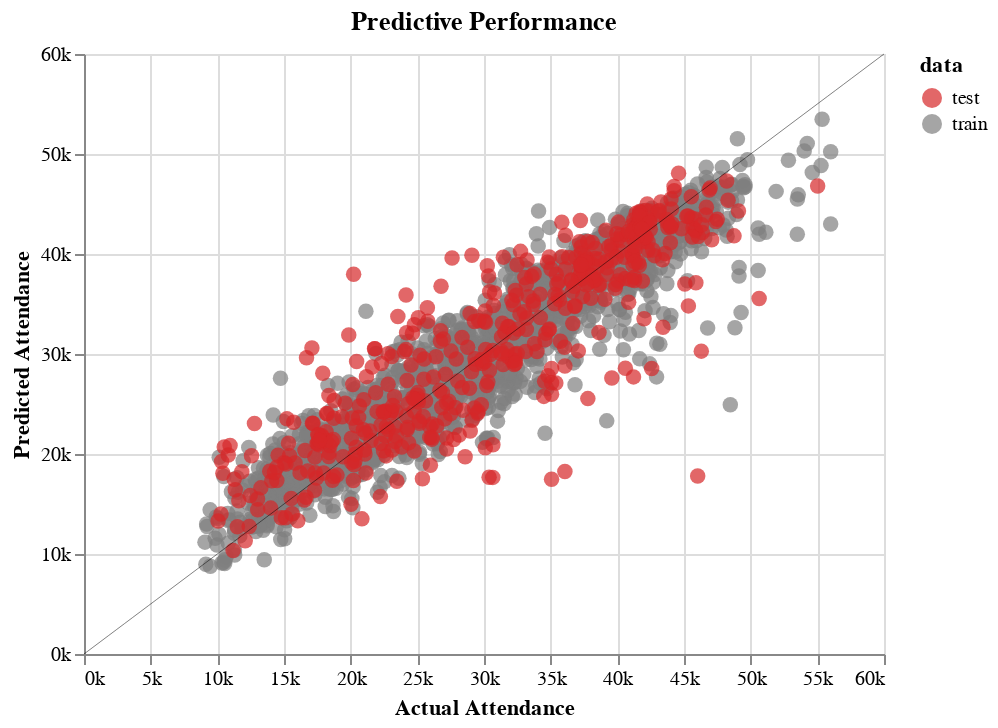

The notebook cell this image was saved under:
### Code cell
import altair as alt

scatter = alt.Chart(full_df).mark_circle(size=60).encode(
    x=alt.X('attend', axis=alt.Axis(format="~s", title='Actual Attendance')),
    y=alt.X('predicted_attend', axis=alt.Axis(format="~s", title='Predicted Attendance')),
    color=alt.Color('data', scale=alt.Scale(range=['#d62728', '#7f7f7f'])),
    tooltip=['home_team', 'opponent', 'month', 'day',
             'attend', 'predicted_attend',
             'day_of_week', 'temp', 'skies', 'day_night', 
             'cap', 'shirt', 'fireworks', 'bobblehead']
).properties(
    title='Predictive Performance'
)

overlay_df = pd.DataFrame({
    'x': np.round(np.linspace(0, 60_000, 100))
})

overlay_df['y'] = overlay_df.x

line = alt.Chart(overlay_df).mark_line(color='black', strokeWidth=0.25).encode(
    x='x', y='y'
)

scatter + line

### Figure 1 — Vega-Lite specification as saved in the notebook (floating-point values rounded to 4 significant figures; data arrays with more than 128 entries replaced by an {"elided": "..."} marker saying what was removed)
{"config": {"view": {"continuousWidth": 400, "continuousHeight": 300}}, "layer": [{"data": {"name": "data-868c6d09d27c31eec19be9fa1d56d344"}, "mark": {"type": "circle", "size": 60}, "encoding": {"color": {"type": "nominal", "field": "data", "scale": {"range": ["#d62728", "#7f7f7f"]}}, "tooltip": [{"type": "nominal", "field": "home_team"}, {"type": "nominal", "field": "opponent"}, {"type": "nominal", "field": "month"}, {"type": "quantitative", "field": "day"}, {"type": "quantitative", "field": "attend"}, {"type": "quantitative", "field": "predicted_attend"}, {"type": "nominal", "field": "day_of_week"}, {"type": "quantitative", "field": "temp"}, {"type": "nominal", "field": "skies"}, {"type": "nominal", "field": "day_night"}, {"type": "nominal", "field": "cap"}, {"type": "nominal", "field": "shirt"}, {"type": "nominal", "field": "fireworks"}, {"type": "nominal", "field": "bobblehead"}], "x": {"type": "quantitative", "axis": {"format": "~s", "title": "Actual Attendance"}, "field": "attend"}, "y": {"type": "quantitative", "axis": {"format": "~s", "title": "Predicted Attendance"}, "field": "predicted_attend"}}, "title": "Predictive Performance"}, {"data": {"name": "data-c2543cf9cc13797d360635bc0af88604"}, "mark": {"type": "line", "color": "black", "strokeWidth": 0.25}, "encoding": {"x": {"type": "quantitative", "field": "x"}, "y": {"type": "quantitative", "field": "y"}}}], "$schema": "https://vega.github.io/schema/vega-lite/v4.0.2.json", "datasets": {"data-868c6d09d27c31eec19be9fa1d56d344": {"elided": "2421 records"}, "data-c2543cf9cc13797d360635bc0af88604": [{"x": 0.0, "y": 0.0}, {"x": 606.0, "y": 606.0}, {"x": 1212.0, "y": 1212.0}, {"x": 1818.0, "y": 1818.0}, {"x": 2424.0, "y": 2424.0}, {"x": 3030.0, "y": 3030.0}, {"x": 3636.0, "y": 3636.0}, {"x": 4242.0, "y": 4242.0}, {"x": 4848.0, "y": 4848.0}, {"x": 5455.0, "y": 5455.0}, {"x": 6061.0, "y": 6061.0}, {"x": 6667.0, "y": 6667.0}, {"x": 7273.0, "y": 7273.0}, {"x": 7879.0, "y": 7879.0}, {"x": 8485.0, "y": 8485.0}, {"x": 9091.0, "y": 9091.0}, {"x": 9697.0, "y": 9697.0}, {"x": 10300.0, "y": 10300.0}, {"x": 10910.0, "y": 10910.0}, {"x": 11520.0, "y": 11520.0}, {"x": 12120.0, "y": 12120.0}, {"x": 12730.0, "y": 12730.0}, {"x": 13330.0, "y": 13330.0}, {"x": 13940.0, "y": 13940.0}, {"x": 14540.0, "y": 14540.0}, {"x": 15150.0, "y": 15150.0}, {"x": 15760.0, "y": 15760.0}, {"x": 16360.0, "y": 16360.0}, {"x": 16970.0, "y": 16970.0}, {"x": 17580.0, "y": 17580.0}, {"x": 18180.0, "y": 18180.0}, {"x": 18790.0, "y": 18790.0}, {"x": 19390.0, "y": 19390.0}, {"x": 20000.0, "y": 20000.0}, {"x": 20610.0, "y": 20610.0}, {"x": 21210.0, "y": 21210.0}, {"x": 21820.0, "y": 21820.0}, {"x": 22420.0, "y": 22420.0}, {"x": 23030.0, "y": 23030.0}, {"x": 23640.0, "y": 23640.0}, {"x": 24240.0, "y": 24240.0}, {"x": 24850.0, "y": 24850.0}, {"x": 25460.0, "y": 25460.0}, {"x": 26060.0, "y": 26060.0}, {"x": 26670.0, "y": 26670.0}, {"x": 27270.0, "y": 27270.0}, {"x": 27880.0, "y": 27880.0}, {"x": 28480.0, "y": 28480.0}, {"x": 29090.0, "y": 29090.0}, {"x": 29700.0, "y": 29700.0}, {"x": 30300.0, "y": 30300.0}, {"x": 30910.0, "y": 30910.0}, {"x": 31520.0, "y": 31520.0}, {"x": 32120.0, "y": 32120.0}, {"x": 32730.0, "y": 32730.0}, {"x": 33330.0, "y": 33330.0}, {"x": 33940.0, "y": 33940.0}, {"x": 34540.0, "y": 34540.0}, {"x": 35150.0, "y": 35150.0}, {"x": 35760.0, "y": 35760.0}, {"x": 36360.0, "y": 36360.0}, {"x": 36970.0, "y": 36970.0}, {"x": 37580.0, "y": 37580.0}, {"x": 38180.0, "y": 38180.0}, {"x": 38790.0, "y": 38790.0}, {"x": 39390.0, "y": 39390.0}, {"x": 40000.0, "y": 40000.0}, {"x": 40610.0, "y": 40610.0}, {"x": 41210.0, "y": 41210.0}, {"x": 41820.0, "y": 41820.0}, {"x": 42420.0, "y": 42420.0}, {"x": 43030.0, "y": 43030.0}, {"x": 43640.0, "y": 43640.0}, {"x": 44240.0, "y": 44240.0}, {"x": 44850.0, "y": 44850.0}, {"x": 45460.0, "y": 45460.0}, {"x": 46060.0, "y": 46060.0}, {"x": 46670.0, "y": 46670.0}, {"x": 47270.0, "y": 47270.0}, {"x": 47880.0, "y": 47880.0}, {"x": 48480.0, "y": 48480.0}, {"x": 49090.0, "y": 49090.0}, {"x": 49700.0, "y": 49700.0}, {"x": 50300.0, "y": 50300.0}, {"x": 50910.0, "y": 50910.0}, {"x": 51520.0, "y": 51520.0}, {"x": 52120.0, "y": 52120.0}, {"x": 52730.0, "y": 52730.0}, {"x": 53330.0, "y": 53330.0}, {"x": 53940.0, "y": 53940.0}, {"x": 54540.0, "y": 54540.0}, {"x": 55150.0, "y": 55150.0}, {"x": 55760.0, "y": 55760.0}, {"x": 56360.0, "y": 56360.0}, {"x": 56970.0, "y": 56970.0}, {"x": 57580.0, "y": 57580.0}, {"x": 58180.0, "y": 58180.0}, {"x": 58790.0, "y": 58790.0}, {"x": 59390.0, "y": 59390.0}, {"x": 60000.0, "y": 60000.0}]}}
